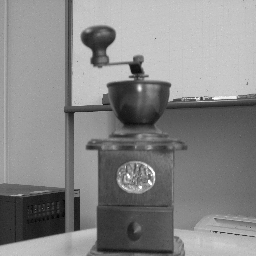
#> input picture Resources/CIMG0209.gif, 256 x 256 px
$ python no2.py
#> lines starting #> are read from the running program, lines starting #| are printed output that depends on the picture; after the words box and inside, x2 and y2 are one past the last pixel; in counts of white or black regions, pixels touching at a corner belong together
# -*- coding: utf-8 -*-
#
#    assignment5.no2
#    created by 25090335 Kohki Miki on 2011/08/12
#

from PIL import Image

from assignment4.no1 import DensityDistribution

class BinaryImage(object):
    XMAX = 5.
    def __init__(self, image):
        self.image = image

    @classmethod
    def to_xc(cls, kc):
        return cls.XMAX * kc/256.0

    @classmethod
    def to_kc(cls, xc):
        return 256.0 * xc/cls.XMAX

    def binarization(self, xc):
        kc = self.to_kc(xc)
        binarization = Image.new('L', self.image.size)
        binarization.putdata([0 if p < kc else 255 for p in self.image.getdata()])
        return binarization

    def diff(self, other):
        diff = Image.new('L', self.image.size)
        diff.putdata([abs(b1 - b2) for b1, b2 in zip(self.image.getdata(), other.getdata())])
        return diff

    def get_change_point(self, other):
        seq = range(256)
        seq.reverse()
        max = -1
        max_x = 0
        for kc in seq:
            xc = BinaryImage.to_xc(kc)
            pb = self.binarization(xc)
            qb = other.binarization(xc)

            d = BinaryImage(pb).diff(qb)
            dd = DensityDistribution(d)
            black = DensityDistribution(Image.new('L', self.image.size, 0))
            divergence = dd.divergence(black)

            if abs(divergence) > max:
                max = abs(divergence)
                max_x = xc
        return max_x
if __name__ == '__main__':
    p = BinaryImage(Image.open(r"../../Resources/CIMG0209.gif"))
#> in __init__, self.image is the input picture: PIL image 256x256 L; min 1, max 255, mean 135.1
    q = BinaryImage(Image.open(r"../../Resources/CIMG0210.gif"))
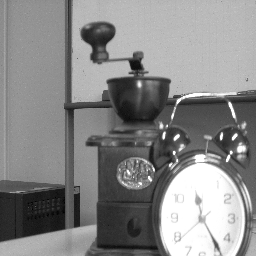
#> input picture Resources/CIMG0210.gif, 256 x 256 px
#> in __init__, self.image is the input picture: PIL image 256x256 L; min 0, max 255, mean 136.2
    r = BinaryImage(Image.open(r"../../Resources/CIMG0211.gif"))
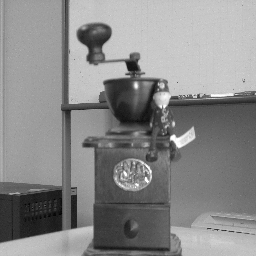
#> input picture Resources/CIMG0211.gif, 256 x 256 px
#> in __init__, self.image is the input picture: PIL image 256x256 L; min 2, max 255, mean 137.3
    pb = p.binarization(3.73)
#> in binarization, `binarization = Image.new('L', self.image.size)`: binarization: PIL image 256x256 L; every value is 0
#> in binarization, `binarization.putdata([0 if p < kc else 255 for p in self.image.getdata..`:
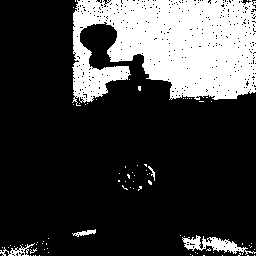
#> binarization: PIL image 256x256 L; 23.7% white; 80 white regions (75 under 20 px), largest, box (x1, y1, x2, y2) and area: (72, 0, 256, 106) 14534, (182, 235, 256, 255) 575, (0, 243, 35, 256) 149, (72, 229, 96, 237) 86, (148, 166, 155, 181) 33
    qb = q.binarization(3.73)
#> call 2 of binarization, with xc = 3.73
#> in binarization (call 2), `binarization.putdata([0 if p < kc else 255 for p in self.image.getdata..`:
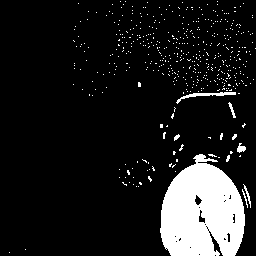
#> binarization: PIL image 256x256 L; 11.6% white; 480 white regions (473 under 20 px), largest, box (x1, y1, x2, y2) and area: (160, 154, 245, 256) 6411, (176, 92, 236, 104) 178, (237, 143, 246, 153) 54
    rb = r.binarization(3.06)
#> call 3 of binarization, with xc = 3.06
#> in binarization (call 3), `binarization.putdata([0 if p < kc else 255 for p in self.image.getdata..`:
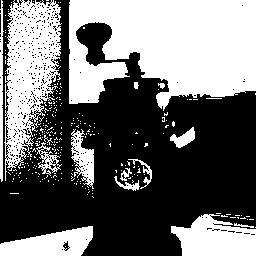
#> binarization: PIL image 256x256 L; 43.9% white; 266 white regions (251 under 20 px), largest, box (x1, y1, x2, y2) and area: (69, 0, 256, 111) 15701, (4, 0, 62, 181) 5902, (171, 214, 256, 256) 2498
    pqd = BinaryImage(pb).diff(qb)
#> in diff, `diff.putdata([abs(b1 - b2) for b1, b2 in zip(self.image.getdata(), oth..`:
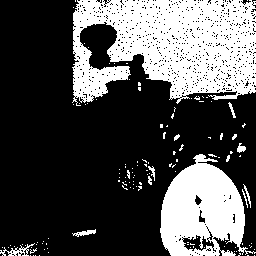
#> diff: PIL image 256x256 L; 31.8% white; 125 white regions (114 under 20 px), largest, box (x1, y1, x2, y2) and area: (72, 0, 256, 106) 13896, (160, 154, 256, 256) 6030, (0, 243, 35, 256) 151
    prd = BinaryImage(pb).diff(rb)
#> in diff (call 2), `diff.putdata([abs(b1 - b2) for b1, b2 in zip(self.image.getdata(), oth..`:
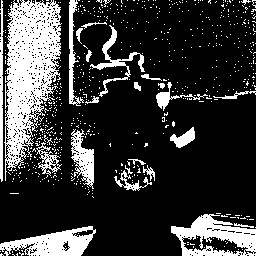
#> diff: PIL image 256x256 L; 22.2% white; 626 white regions (601 under 20 px), largest, box (x1, y1, x2, y2) and area: (4, 0, 62, 181) 5902, (171, 214, 256, 256) 1866, (0, 226, 96, 256) 1579
    map(lambda i: i.show(), (pb, qb, rb, pqd, prd))
